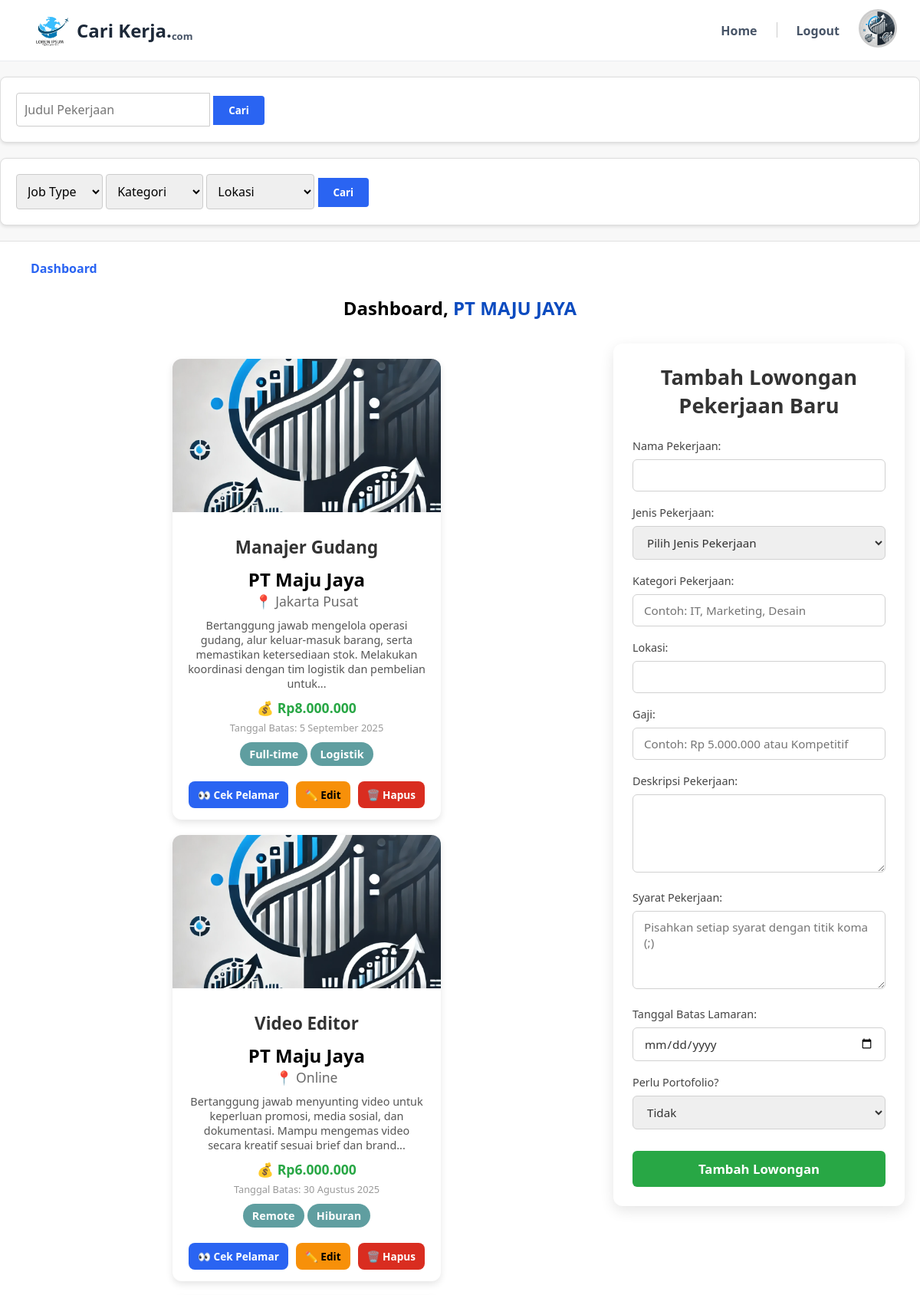
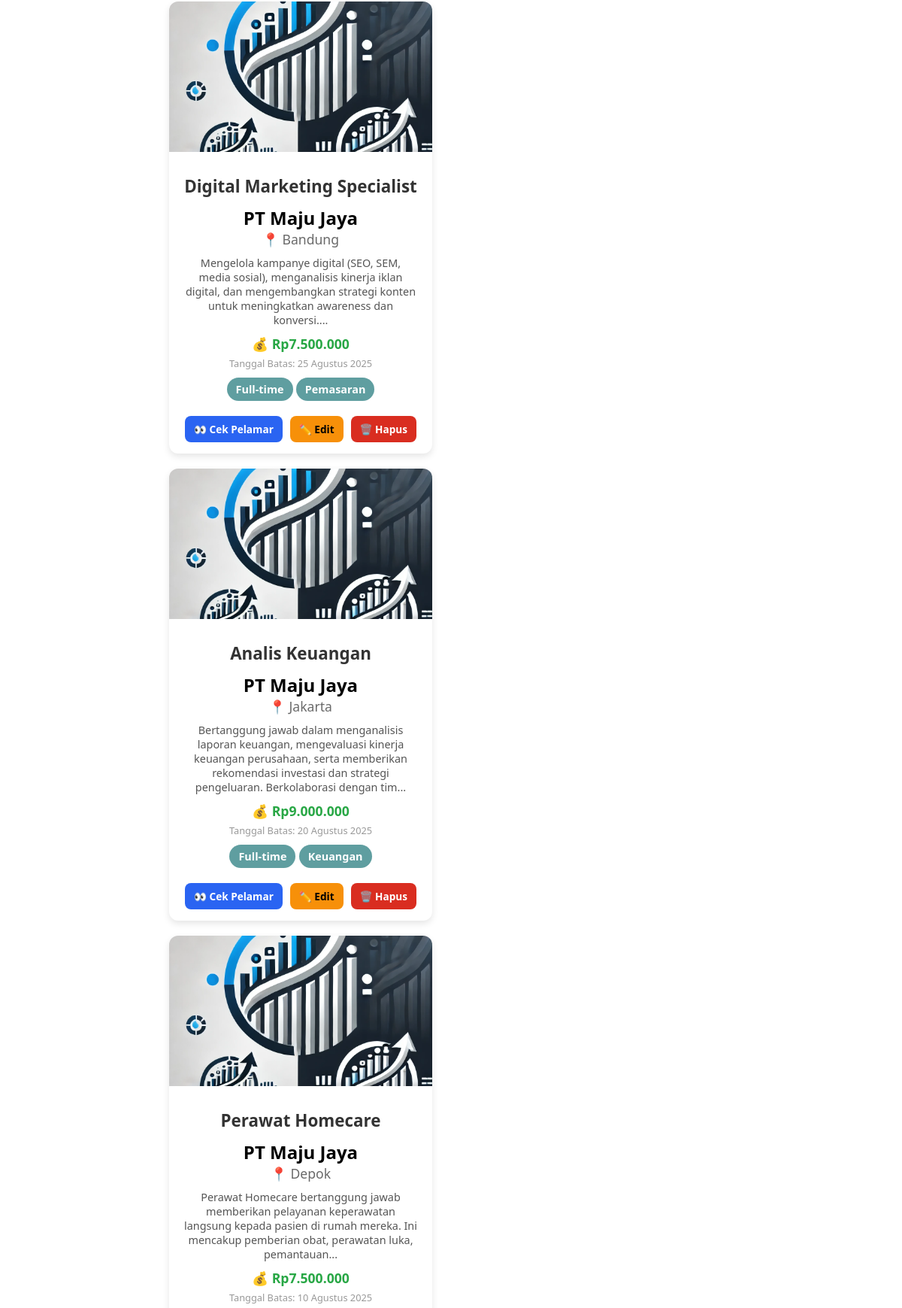
Page /dashboard-company.php (signed in, upper part) on the committed database (2 pictures, top to bottom).
### tables this page shows
CREATE TABLE `lowongan` (
  `id` int(11) NOT NULL,
  `perusahaan_id` int(11) DEFAULT NULL,
  `kategori` varchar(50) DEFAULT NULL,
  `nama_pekerjaan` varchar(100) DEFAULT NULL,
  `jenis_pekerjaan` enum('Full-time','Part-time','Remote','Freelance') DEFAULT NULL,
  `lokasi` text DEFAULT NULL,
  `gaji` varchar(100) DEFAULT NULL,
  `deskripsi` text DEFAULT NULL,
  `syarat` text DEFAULT NULL,
  `tanggal_batas` date DEFAULT NULL,
  `isPorto` tinyint(1) DEFAULT NULL,
  `tanggal_buat` date DEFAULT NULL
);

CREATE TABLE `perusahaan` (
  `id` int(11) NOT NULL,
  `user_id` int(11) DEFAULT NULL,
  `nama_perusahaan` varchar(100) DEFAULT NULL,
  `lokasi` text DEFAULT NULL,
  `logo` varchar(255) DEFAULT NULL
);

### src/includes/helpers.php (called while the page is built, shortened)
<?php
function formatTanggal($tanggalInput) {
    try {
        $date = DateTime::createFromFormat('Y-m-d H:i:s', $tanggalInput);
        if ($date === false) {
            $date = DateTime::createFromFormat('Y-m-d', $tanggalInput);
        }
        $date->setTimezone(new DateTimeZone('Asia/Jakarta'));
        if (class_exists('IntlDateFormatter')) {
            $formatter = new IntlDateFormatter(
                'id_ID',
                IntlDateFormatter::LONG,
                IntlDateFormatter::NONE,
                'Asia/Jakarta',
                IntlDateFormatter::GREGORIAN,
                'd MMMM yyyy'
            );
            return $formatter->format($date);
        } else {
            return strftime('%d %B %Y', $date->getTimestamp());
        }
    } catch (Exception $e) {
        error_log("Error formatting date '$tanggalInput': " . $e->getMessage());
        return $tanggalInput;
    }
}
function potongDeskripsi($teks, $jumlahKata = 20) {
    $kata = explode(" ", strip_tags($teks));
    if (count($kata) > $jumlahKata) {
        $kata = array_slice($kata, 0, $jumlahKata);
        return implode(" ", $kata) . "...";
    } else {
        return $teks;
    }
}
?>

### public/dashboard-company.php (the view, shortened to what this page needs)
<?php
  require_once '../src/includes/connection.php';
  require_once '../src/includes/helpers.php';
  $user_id = $_SESSION['id'];
  $pesan = "";
  $pesan_kosong = "";
  $pesan_operasi = "";
  $job_to_edit = null;
  $is_editing = false;
  $sql = "SELECT
          lowongan.id AS lowongan_id,
          lowongan.nama_pekerjaan,
          lowongan.kategori,
          lowongan.jenis_pekerjaan,
          lowongan.lokasi,
          lowongan.gaji,
          lowongan.deskripsi,
          lowongan.tanggal_batas,
          perusahaan.nama_perusahaan,
          perusahaan.logo
      FROM lowongan
      JOIN perusahaan ON lowongan.perusahaan_id = perusahaan.id
      WHERE (lowongan.tanggal_batas > NOW() AND lowongan.perusahaan_id = '$user_id')
      ORDER BY lowongan.tanggal_batas DESC";
  $result = mysqli_query($conn, $sql);
  $jobList = [];
  if ($result && mysqli_num_rows($result) > 0) {
    while ($row = mysqli_fetch_assoc($result)) {
      $jobList[] = $row;
    }
  } else {
    if (!isset($_GET['submit_judul']) && !isset($_GET['submit_filter']) && empty($pesan_operasi)) {
        $pesan_kosong = "Anda belum membuat lowongan kerja.";
    }
  }
  $jobListFilter = [];
  if (isset($_GET['submit_judul']) || isset($_GET['submit_filter'])) {
    $job_type_ = mysqli_real_escape_string($conn, $_GET['job_type'] ?? '');
    $kategori_ = mysqli_real_escape_string($conn, $_GET['kategori'] ?? '');
    $lokasi_ = mysqli_real_escape_string($conn, $_GET['lokasi'] ?? '');
    $search_kerja_ = mysqli_real_escape_string($conn, $_GET['search_kerja'] ?? '');
    $sql = "SELECT
            lowongan.id AS lowongan_id,
            lowongan.nama_pekerjaan,
            lowongan.kategori,
            lowongan.jenis_pekerjaan,
            lowongan.lokasi,
            lowongan.gaji,
            lowongan.deskripsi,
            lowongan.tanggal_batas,
            perusahaan.nama_perusahaan,
            perusahaan.logo
        FROM lowongan
        JOIN perusahaan ON lowongan.perusahaan_id = perusahaan.id
        WHERE tanggal_batas > NOW() AND lowongan.perusahaan_id = '$user_id'";
    if (!empty($job_type_)) {
        $sql .= " AND lowongan.jenis_pekerjaan = '$job_type_'";
    }
    if (!empty($kategori_)) {
        $sql .= " AND lowongan.kategori = '$kategori_'";
    }
    if (!empty($lokasi_)) {
        $sql .= " AND lowongan.lokasi = '$lokasi_'";
    }
    if (!empty($search_kerja_)) {
        $sql .= " AND lowongan.nama_pekerjaan LIKE '%$search_kerja_%'";
    }
    $sql .= " ORDER BY tanggal_batas DESC";
    $result = mysqli_query($conn, $sql);
    if ($result && mysqli_num_rows($result) > 0) {
        while ($row = mysqli_fetch_assoc($result)) {
            $jobListFilter[] = $row;
        }
    } else {
        $pesan = "Tidak ada lowongan yang sesuai dengan kriteria pencarian.";
    }
  } else {
    $jobListFilter = $jobList;
  }
?>
<!DOCTYPE html>
<html lang="en">
  <head>
    <link rel="stylesheet" href="assets/css/dashboard-company.css" />
    <link rel="stylesheet" href="assets/css/global-styles.css" />
    <link rel="stylesheet" href="assets/css/time.css" />
  </head>
  <body>
    <header>
      <div class="logo">
        <img src="img/LogoHeader1.png" alt="logokerja" />
        <a>Cari Kerja. <span class="small">com</span></a>
      </div>
      <nav>
        <ul type="none">
          <li><a href="index.php">Home</a></li>
          <li>
            <?php
              if (isset($_SESSION['username'])) {
                echo '<a href="logout.php">Logout</a>';
              } else {
                echo '<a href="login.php">Login</a>';
              }
            ?>
          </li>
        </ul>
        <a href="login.php">
          <?php
            if(isset($_SESSION['logo'])) {
              echo '<img src="' . htmlspecialchars($_SESSION['logo']) . '" alt="profilepict" class="profilepicture" />';
            } else {
              echo '<img src="img/ProfilePicture.jpg" alt="profilepict" class="profilepicture" />';
            }
          ?>
        </a>
      </nav>
    </header>
    <section class="search-filter">
      <div class="search-container">
        <form action="dashboard-company.php" method="get">
          <div class="input">
            <input
              type="text"
              class="search-input"
              id="search-job-title-input"
              name="search_kerja"
              placeholder="Judul Pekerjaan"
            />
            <button name="submit_judul" type="submit" class="search-button">Cari</button>
          </div>
        </form>
      </div>
      <div class="filter-container">
        <form action="dashboard-company.php" method="get">
          <select name="job_type" id="job-type" class="custom-select">
            <option value="">Job Type</option>
          </select>
          <select name="kategori" id="kategori" class="custom-select">
            <option value="">Kategori</option>
          </select>
          <select name="lokasi" id="lokasi" class="custom-select">
            <option value="">Lokasi</option>
          </select>
          <button name="submit_filter" type="submit" class="search-button">Cari</button>
        </form>
      </div>
    </section>
    <main>
      <section id="welcome">
        <div class="breadcrumb-bar">
          <div class="breadcrumb-box">
              <div class="breadcrumb-text">
                  <a href="#">Dashboard</a>
              </div>
          </div>
        </div>
        <?php
          if (isset($_SESSION['username'])) {
            echo '<div class="welcome">Dashboard, <span class="username">' . htmlspecialchars($_SESSION['username']) . '</span></div>';
          }
        ?>
      </section>
      <div class="dashboard-layout">
        <div class="job-listings-column">
          <?php if (!empty($pesan_kosong) && !(isset($_GET['submit_judul']) || isset($_GET['submit_filter']))): ?>
              <section class="alert alert-info">
                  <p><?= htmlspecialchars($pesan_kosong); ?></p>
              </section>
          <?php elseif (!empty($pesan) && (isset($_GET['submit_judul']) || isset($_GET['submit_filter']))): ?>
              <section class="alert alert-warning">
                  <p><?= htmlspecialchars($pesan); ?></p>
              </section>
          <?php elseif (!empty($jobListFilter)): ?>
              <section class="job-container">
              <?php foreach ($jobListFilter as $job): ?>
                  <div class="job-box">
                    <img
                      src="<?= htmlspecialchars($job['logo']) ?>"
                      class="job-image"
                      alt="<?= htmlspecialchars($job['nama_perusahaan']) ?>"
                    />
                    <div class="job-content">
                      <h2 class="job-title"><?= htmlspecialchars($job['nama_pekerjaan']) ?></h2>
                      <h2 class="job-company"><?= htmlspecialchars($job['nama_perusahaan']) ?></h2>
                      <p class="job-location">📍 <?= htmlspecialchars($job['lokasi']) ?></p>
                      <p class="job-desc"><?= htmlspecialchars(potongDeskripsi($job['deskripsi'],20)) ?></p>
                      <p class="job-salary">💰 <?= htmlspecialchars($job['gaji']) ?></p>
                      <p class="job-date">
                        <span class="tanggal">Tanggal Batas: <?= htmlspecialchars(formatTanggal($job['tanggal_batas'])) ?></span>
                      </p>
                      <div class="status">
                        <p class="job-status <?= strtolower($job['jenis_pekerjaan']) ?>"><?= $job['jenis_pekerjaan'] ?></p>
                        <p class="job-status <?= strtolower($job['kategori']) ?>"><?= $job['kategori'] ?></p>
                      </div>
                    </div>
                    <div class="action-buttons">
                      <a href="cek-pelamar.php?id=<?= $job['lowongan_id'] ?>" class="btn-action lihat">👀 Cek Pelamar</a>
                      <a href="dashboard-company.php?edit_id=<?= $job['lowongan_id'] ?>" class="btn-action edit">✏️ Edit</a>
                      <a href="hapus-lowongan.php?id=<?= $job['lowongan_id'] ?>" class="btn-action hapus" onclick="return confirm('Yakin ingin menghapus lowongan ini?')">🗑️ Hapus</a>
                    </div>
                  </div>
                <?php endforeach; ?>
              </section>
          <?php endif; ?>
        </div>
        <div class="add-job-column">
          <section class="add-job-form-container">
            <h2><?= $is_editing ? 'Edit Lowongan Pekerjaan' : 'Tambah Lowongan Pekerjaan Baru' ?></h2>
            <form action="dashboard-company.php" method="POST">
              <div class="form-group">
                <label for="nama_pekerjaan_form">Nama Pekerjaan:</label>
                <input type="text" id="nama_pekerjaan_form" name="nama_pekerjaan" required value="<?= htmlspecialchars($job_to_edit['nama_pekerjaan'] ?? '') ?>">
              </div>
              <div class="form-group">
                <label for="jenis_pekerjaan_form">Jenis Pekerjaan:</label>
                <select id="jenis_pekerjaan_form" name="jenis_pekerjaan" required>
                  <option value="">Pilih Jenis Pekerjaan</option>
                </select>
              </div>
              <div class="form-group">
                <label for="kategori_form">Kategori Pekerjaan:</label>
                <input type="text" id="kategori_form" name="kategori" required placeholder="Contoh: IT, Marketing, Desain" value="<?= htmlspecialchars($job_to_edit['kategori'] ?? '') ?>">
              </div>
              <div class="form-group">
                <label for="lokasi_form">Lokasi:</label>
                <input type="text" id="lokasi_form" name="lokasi" required value="<?= htmlspecialchars($job_to_edit['lokasi'] ?? '') ?>">
              </div>
              <div class="form-group">
                <label for="gaji_form">Gaji:</label>
                <input type="text" id="gaji_form" name="gaji" placeholder="Contoh: Rp 5.000.000 atau Kompetitif" required value="<?= htmlspecialchars($job_to_edit['gaji'] ?? '') ?>">
              </div>
              <div class="form-group">
                <label for="deskripsi_form">Deskripsi Pekerjaan:</label>
                <textarea id="deskripsi_form" name="deskripsi" rows="4" required><?= htmlspecialchars($job_to_edit['deskripsi'] ?? '') ?></textarea>
              </div>
              <div class="form-group">
                <label for="syarat_form">Syarat Pekerjaan:</label>
                <textarea id="syarat_form" name="syarat" rows="4" required placeholder="Pisahkan setiap syarat dengan titik koma (;)"><?= htmlspecialchars($job_to_edit['syarat'] ?? '') ?></textarea>
              </div>
              <div class="form-group">
                <label for="tanggal_batas_form">Tanggal Batas Lamaran:</label>
                <input type="date" id="tanggal_batas_form" name="tanggal_batas" required value="<?= htmlspecialchars($job_to_edit['tanggal_batas'] ?? '') ?>" min="<?= date('Y-m-d') ?>">
              </div>
              <div class="form-group">
                <label for="isPorto_form">Perlu Portofolio?</label>
                <select id="isPorto_form" name="isPorto" required>
                  <?php
                    $isPorto_selected = $job_to_edit['isPorto'] ?? '0';
                  ?>
                  <option value="0" <?= ($isPorto_selected == '0' ? 'selected' : '') ?>>Tidak</option>
                </select>
              </div>
              <?php if ($is_editing): ?>
                <button type="submit" name="submit_update_lowongan" class="btn-submit-lowongan">Update Lowongan</button>
                <a href="dashboard-company.php" class="btn-cancel-edit" style="display: inline-block; margin-top: 10px; padding: 10px 15px; background-color: #aaa; color: white; text-decoration: none; border-radius: 4px; text-align:center;">Batal Edit</a>
              <?php else: ?>
                <button type="submit" name="submit_tambah_lowongan" class="btn-submit-lowongan">Tambah Lowongan</button>
              <?php endif; ?>
            </form>
          </section>
        </div>
      </div>
    </main>
  </body>
</html>

### rows in the picture
lowongan: perusahaan.logo (picture), nama_pekerjaan "Manajer Gudang", perusahaan.nama_perusahaan "PT Maju Jaya", lokasi "Jakarta Pusat", deskripsi "Bertanggung jawab mengelola operasi gudang, alur keluar-masuk barang, serta memastikan ketersediaan stok. Melakukan koordinasi dengan tim logistik dan pembelian untuk...", gaji "Rp8.000.000", tanggal_batas "5 September 2025", jenis_pekerjaan "Full-time", kategori "Logistik"
lowongan: perusahaan.logo (picture), nama_pekerjaan "Video Editor", perusahaan.nama_perusahaan "PT Maju Jaya", lokasi "Online", deskripsi "Bertanggung jawab menyunting video untuk keperluan promosi, media sosial, dan dokumentasi. Mampu mengemas video secara kreatif sesuai brief dan brand...", gaji "Rp6.000.000", tanggal_batas "30 Agustus 2025", jenis_pekerjaan "Remote", kategori "Hiburan"
lowongan: perusahaan.logo (picture), nama_pekerjaan "Digital Marketing Specialist", perusahaan.nama_perusahaan "PT Maju Jaya", lokasi "Bandung", deskripsi "Mengelola kampanye digital (SEO, SEM, media sosial), menganalisis kinerja iklan digital, dan mengembangkan strategi konten untuk meningkatkan awareness dan konversi....", gaji "Rp7.500.000", tanggal_batas "25 Agustus 2025", jenis_pekerjaan "Full-time", kategori "Pemasaran"
lowongan: perusahaan.logo (picture), nama_pekerjaan "Analis Keuangan", perusahaan.nama_perusahaan "PT Maju Jaya", lokasi "Jakarta", deskripsi "Bertanggung jawab dalam menganalisis laporan keuangan, mengevaluasi kinerja keuangan perusahaan, serta memberikan rekomendasi investasi dan strategi pengeluaran. Berkolaborasi dengan tim...", gaji "Rp9.000.000", tanggal_batas "20 Agustus 2025", jenis_pekerjaan "Full-time", kategori "Keuangan"
lowongan: perusahaan.logo (picture), nama_pekerjaan "Perawat Homecare", perusahaan.nama_perusahaan "PT Maju Jaya", lokasi "Depok", deskripsi "Perawat Homecare bertanggung jawab memberikan pelayanan keperawatan langsung kepada pasien di rumah mereka. Ini mencakup pemberian obat, perawatan luka, pemantauan...", gaji "Rp7.500.000", tanggal_batas "10 Agustus 2025"

### other values in the picture
$_SESSION['username'] "PT MAJU JAYA"
